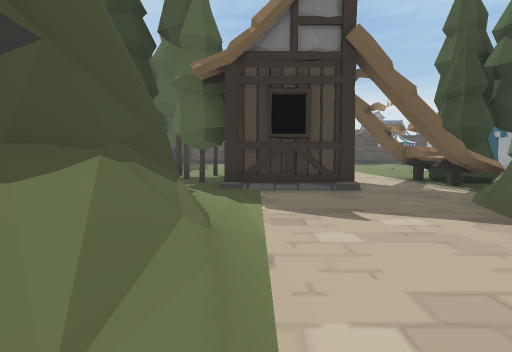
[1] (above)

24 first-person views from a walk through a Unity game level. The camera is 1.4 m above the floor, tilts 4° down and sees 80° across. The floor is counted in squares, 2 m on a side. Each view is taken from the middle of a square. On the plan, view 1 faces up. The plan holds only what a view shows up to about 10 squares ahead; the rest is blank. The place goes on beyond the plan. The player character is not drawn.

[2]
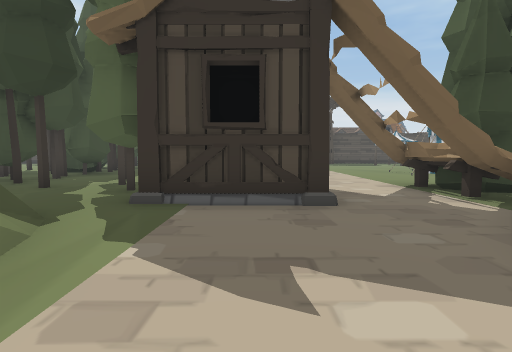

[3]
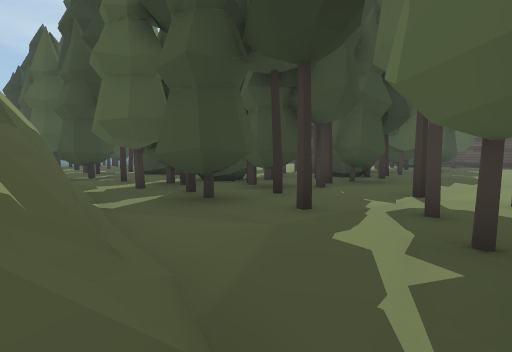

[4]
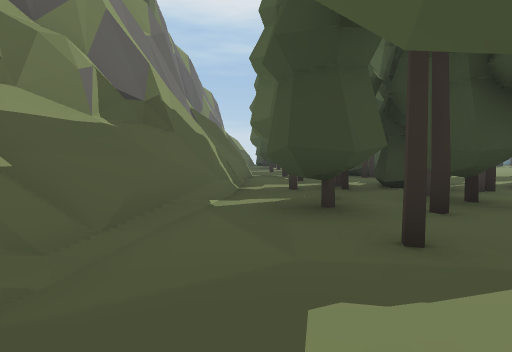

[5]
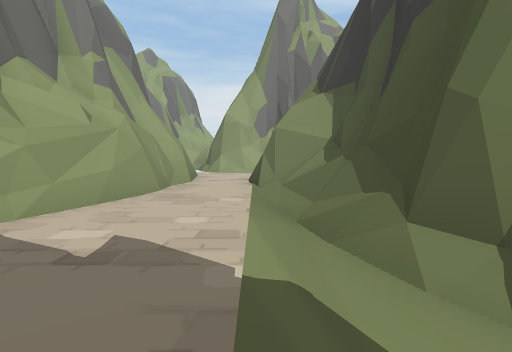

[6]
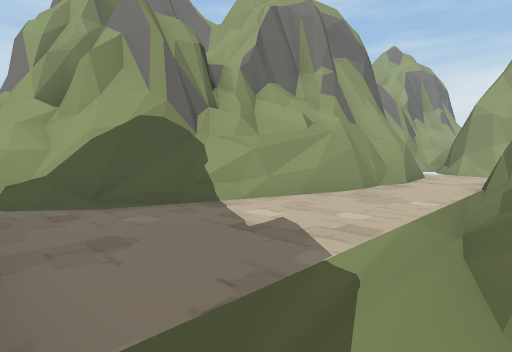

[7]
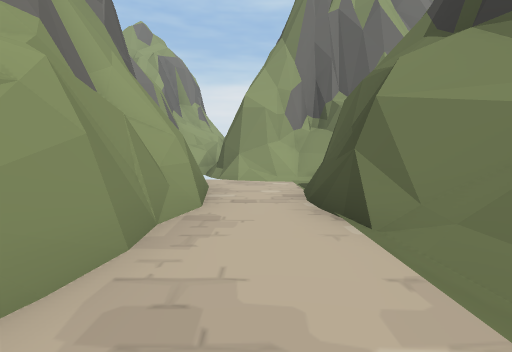

[8]
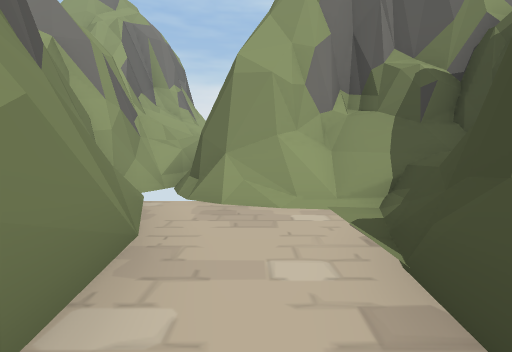

[9]
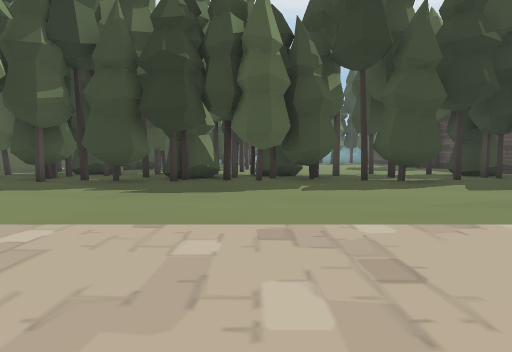

[10]
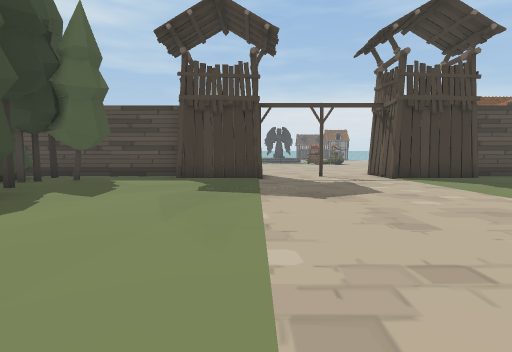

[11]
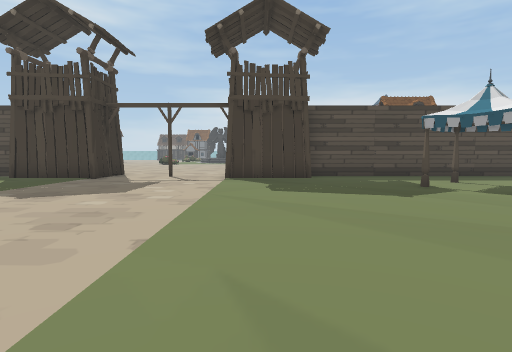

[12]
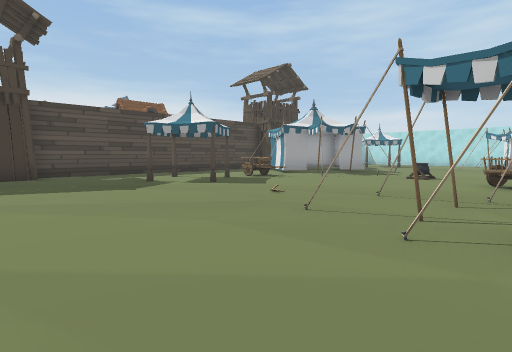

[13]
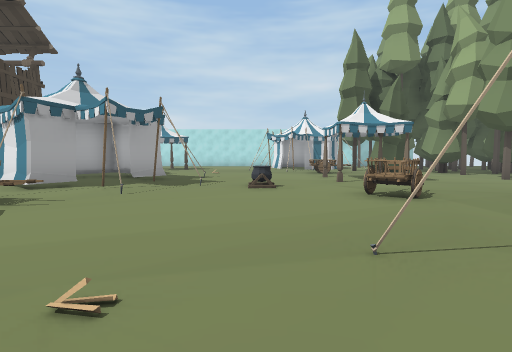

[14]
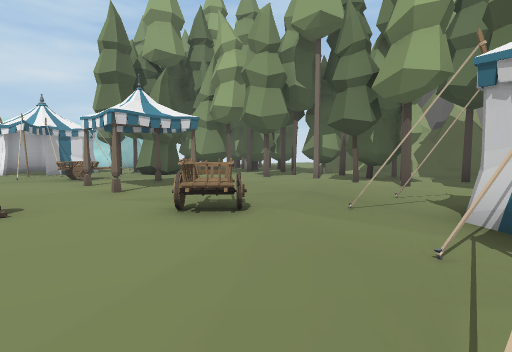

[15]
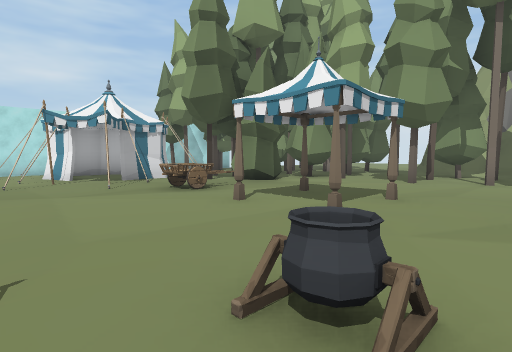

[16]
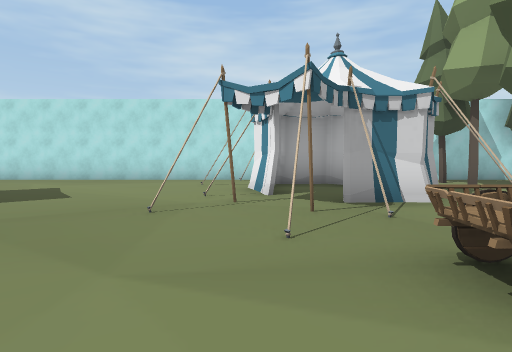

[17]
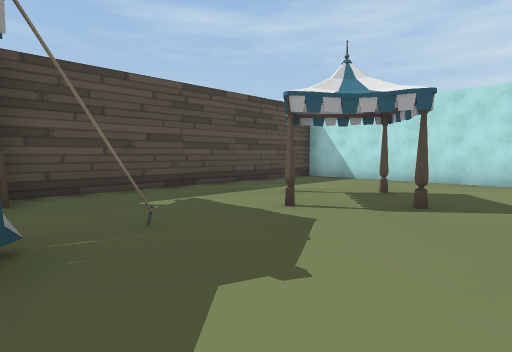

[18]
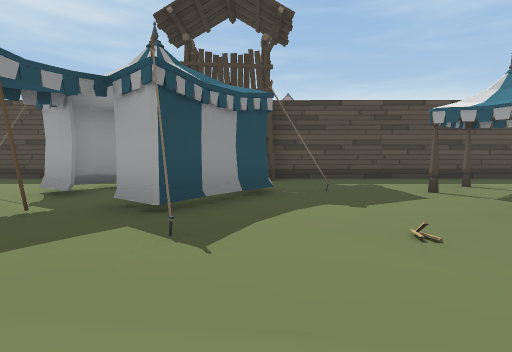

[19]
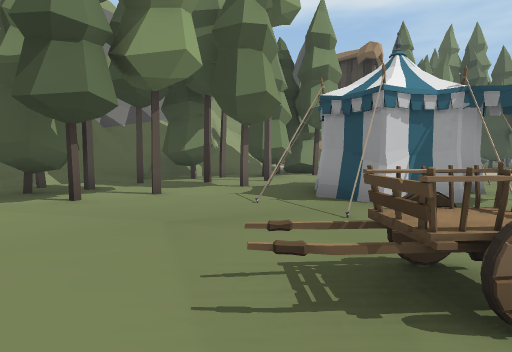

[20]
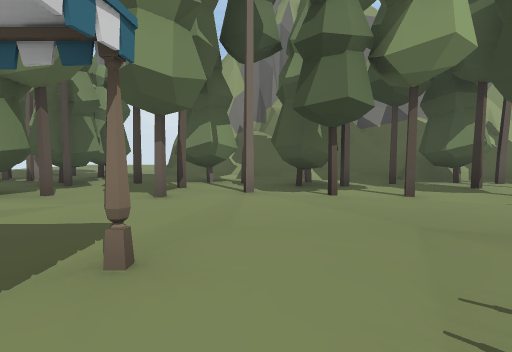

[21]
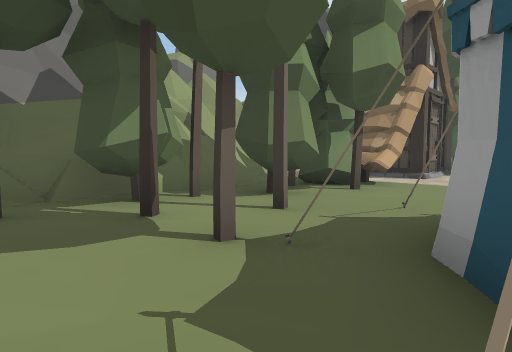

[22]
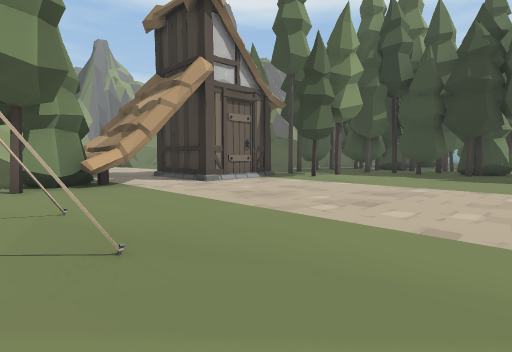

[23]
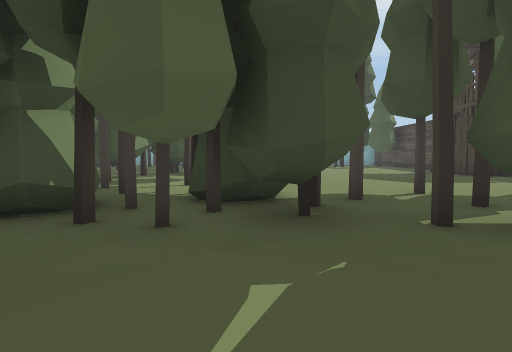

[24]
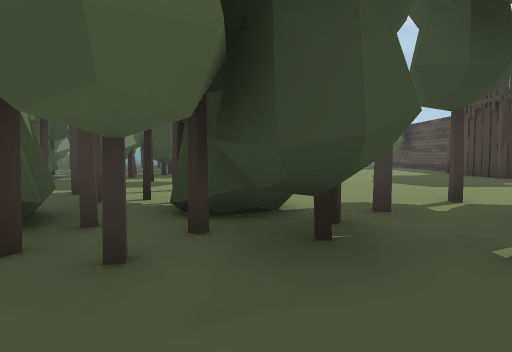

### Floor plan
Key: @ floor where view 1 was taken; # wall or solid block; x gap in a wall; . floor; / step, stairs or slope; = window, fence, low wall or low ledge; ^ raised ledge; T tower; E tent; C cart; H thing the floor can be seen under or through; O other object.
Columns run from 14 left of view 1 to 27 right of it. Each row starts with its distance up from view 1.
 25   #    #####  T...T  #######    T#########
 24 T.T..  O....T.T....TT.......  TTT........#
 23  ..... #O#..............E....H  .........#
 22  ......O....................HH ###.......#
 21  ........................ECCHH.##.....E..#
 20  ......#x#..................H..#.........#
 19   .......#...................#...........#
 18      ...##...............................#
 17        O##...................O......#..#.#
 16       .#O#............#.............######
 15    ..##.OO............#.#..C..E...C.##
 14    #..x.#O...........HH.#..CC.....C..#
 13   ##.. xO#...........   ##....E.E...##
 12    ......#..........#.####........OO##
 11   OO  OO.x............#...........###
 10    O#.OO##.#.#..........#.#....#.##
  9     #.####..#.###.#OO.###...##....#
  8    ##..###.#..###..#O####..####.###
  7    #..........###.#OO=# #...######
  6    ######=//.......#### ####=
  5        #^#=##.....###
  4          #^ ##....#
  3             ##...##
  2             ^#...#
  1             ^/...#
  0             ^/@.##
 -1             ^##.##
 -2               #.#
 -3               #.#
 -4              ##.##
 -5              #../#
 -6              =//.#
 -7             ######

Where each view was taken, in squares from view 1:
view 1: 0 up, 0 right, facing up
view 2: 2 up, 1 right, facing up
view 3: 5 up, 1 left, facing up-left
view 4: 7 up, 1 left, facing left
view 5: 6 up, 0 right, facing down
view 6: 6 up, 1 left, facing down-right
view 7: 2 up, 1 right, facing down
view 8: 2 down, 1 right, facing down
view 9: 16 up, 3 right, facing left
view 10: 15 up, 0 right, facing up
view 11: 15 up, 5 right, facing up
view 12: 14 up, 5 right, facing up-right
view 13: 17 up, 8 right, facing right
view 14: 17 up, 10 right, facing down-right
view 15: 18 up, 14 right, facing down-right
view 16: 16 up, 18 right, facing right
view 17: 19 up, 18 right, facing up-right
view 18: 16 up, 18 right, facing up
view 19: 15 up, 15 right, facing down-left
view 20: 15 up, 15 right, facing down
view 21: 12 up, 12 right, facing down-left
view 22: 16 up, 7 right, facing down-left
view 23: 17 up, 2 left, facing left
view 24: 17 up, 3 left, facing left
